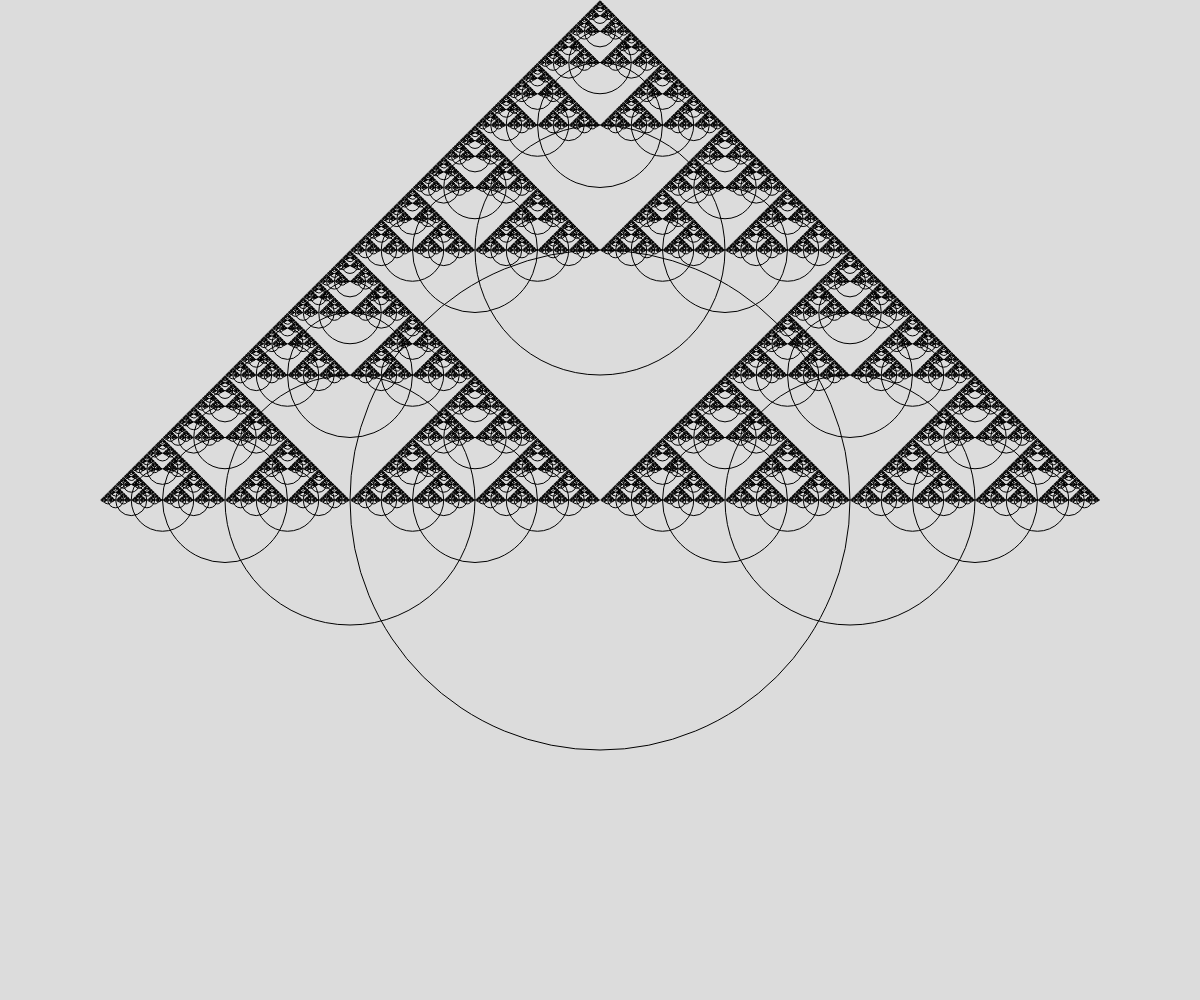
Frame 1 (no input)
Frame 60 (no input): identical to frame 1, image omitted
Frame 120 (the mouse pressed at the canvas centre since frame 60): identical to frame 1, image omitted

The p5.js sketch that drew this single still picture (run headless with seeded random() and noise() and a simulated clock; from frame 60 on, the mouse is pressed at the canvas centre):

// p5.js sketch
// ── sketch.js
// Fractals Demo
// Mr. scott
//April 14, 2025


function setup() {
  createCanvas(windowWidth, windowHeight);
}

function draw() {
  background(220);
  // reCircle(width/2, height/2, width);
  // cantor(width*0.1, height*0.3, width*0.8, 9);
  circleFractal(width/2, height/2, height/2);
}

function circleFractal(x, y, d){
  noFill();
  if (d > 1){
    circle(x, y, d);
    circleFractal(x-d/2, y, d/2);
    circleFractal(x+d/2, y, d/2);
    circleFractal(x, y-d/2, d/2);
  }
}

// function cantor(x, y, len, depth){
//   if (depth > 1){
//     line(x, y, x+len, y);
//     y += 20;

//     cantor(x, y, len/3, depth-1);
//     cantor(x+len*2/3, y, len/3, depth-1);
//   }
// }

// function reCircle(x,y,d){
//   circle(x, y, d);
//   if (d >= 10){
//     reCircle(x, y, d*0.9);
//   }
  
// }
